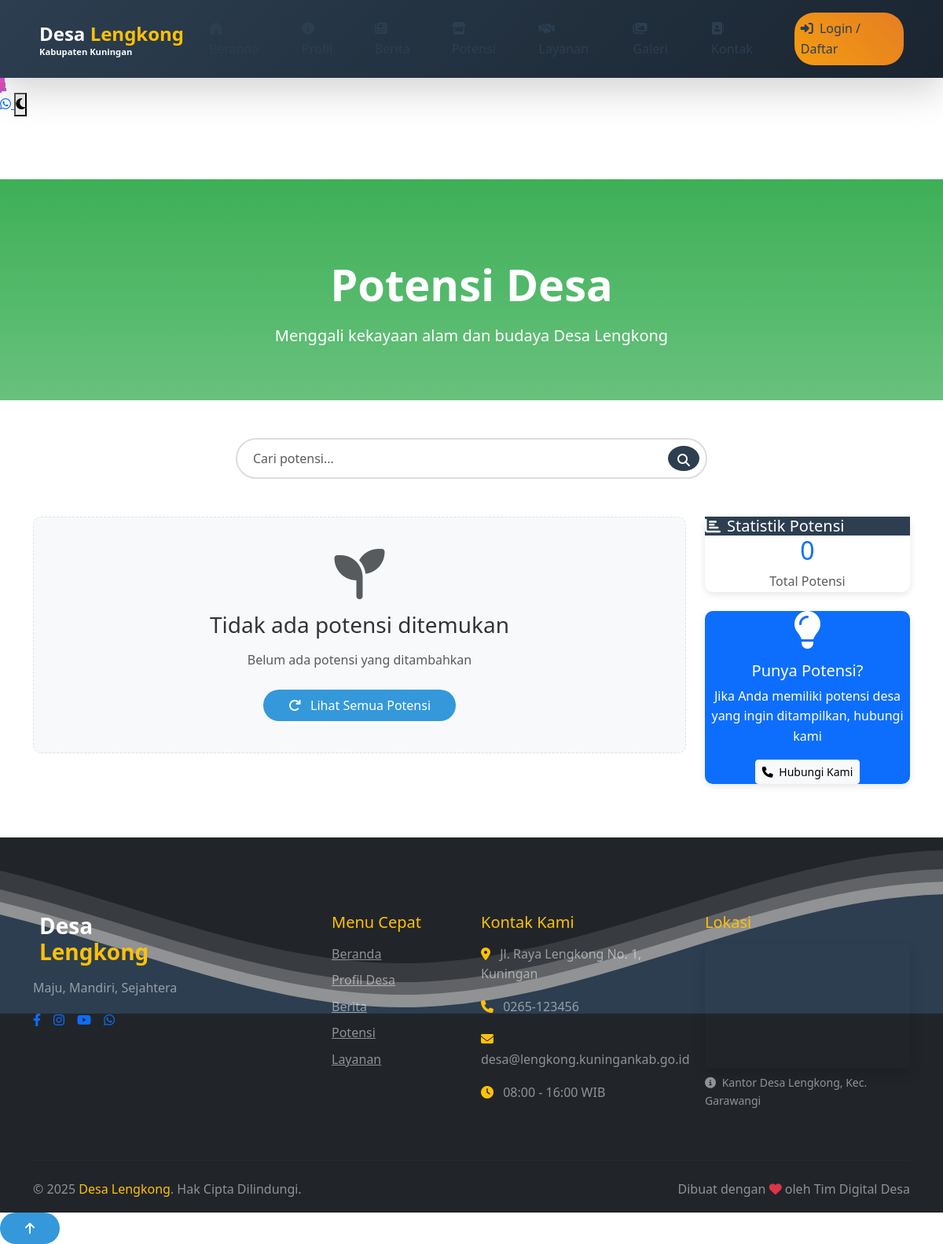
Screenshot of /Lengkong/modules/potensi.php with the database file from the repository.
### tables this page shows
CREATE TABLE `pengaturan` (
  `id` int NOT NULL,
  `nama_desa` varchar(100) DEFAULT 'Desa Lengkong',
  `motto_desa` varchar(255) DEFAULT NULL,
  `alamat_kantor` text,
  `telepon` varchar(20) DEFAULT NULL,
  `email` varchar(100) DEFAULT NULL,
  `website` varchar(100) DEFAULT NULL,
  `facebook` varchar(100) DEFAULT NULL,
  `instagram` varchar(100) DEFAULT NULL,
  `youtube` varchar(100) DEFAULT NULL,
  `whatsapp` varchar(20) DEFAULT NULL,
  `latitude` decimal(10,8) DEFAULT NULL,
  `longitude` decimal(11,8) DEFAULT NULL,
  `tentang_desa` text,
  `sejarah_desa` text,
  `visi` text,
  `misi` text,
  `logo` varchar(255) DEFAULT NULL,
  `favicon` varchar(255) DEFAULT NULL,
  `theme_color` varchar(7) DEFAULT NULL,
  `updated_at` timestamp NULL DEFAULT CURRENT_TIMESTAMP ON UPDATE CURRENT_TIMESTAMP
);

### Lengkong/functions.php (called while the page is built, shortened)
<?php
function get_settings() {
    global $conn;
    $result = mysqli_query($conn, "SELECT * FROM pengaturan LIMIT 1");
    if ($result && mysqli_num_rows($result) > 0) {
        return mysqli_fetch_assoc($result);
    }
    return [
        'nama_desa' => 'Desa Lengkong',
        'motto_desa' => 'Maju, Mandiri, Sejahtera',
        'theme_color' => '#2c3e50',
        'tentang_desa' => 'Desa Lengkong merupakan desa yang berada di Kecamatan Garawangi, Kabupaten Kuningan, Jawa Barat.',
        'alamat_kantor' => 'Jl. Raya Lengkong No. 1, Kuningan',
        'telepon' => '0265-123456',
        'email' => 'desa@lengkong.kuningankab.go.id',
        'whatsapp' => '6281234567890',
        'facebook' => '#',
        'instagram' => '#',
        'youtube' => '#',
        'logo' => ''
    ];
}
?>

### Lengkong/modules/potensi.php (the view, shortened to what this page needs)
<?php
require_once '../config.php';
require_once '../functions.php';
function get_potensi_settings($conn) {
    $default_settings = [
        'nama_desa' => 'Desa Lengkong',
        'alamat' => 'Jl. Desa No. 1',
        'telepon' => '08123456789',
        'logo' => 'default-logo.png',
        'deskripsi' => 'Desa yang kaya akan potensi alam dan budaya'
    ];
    $result = @mysqli_query($conn, "SHOW TABLES LIKE 'pengaturan'");
    if ($result && mysqli_num_rows($result) > 0) {
        $settings_result = mysqli_query($conn, "SELECT * FROM pengaturan LIMIT 1");
        if ($settings_result && mysqli_num_rows($settings_result) > 0) {
            return mysqli_fetch_assoc($settings_result);
        }
    }
    return $default_settings;
}
$settings = get_potensi_settings($conn);
$kategori = isset($_GET['kategori']) ? clean_input($_GET['kategori']) : '';
$search = isset($_GET['cari']) ? clean_input($_GET['cari']) : '';
$kategori_potensi = [
    'pertanian' => 'Pertanian',
    'perkebunan' => 'Perkebunan',
    'peternakan' => 'Peternakan',
    'perikanan' => 'Perikanan',
    'kerajinan' => 'Kerajinan',
    'wisata' => 'Wisata',
    'industri' => 'Industri Rumah Tangga',
    'umum' => 'Umum'
];
$table_columns = [];
$check_columns = @mysqli_query($conn, "SHOW COLUMNS FROM potensi");
if ($check_columns && mysqli_num_rows($check_columns) > 0) {
    while ($column = mysqli_fetch_assoc($check_columns)) {
        $table_columns[] = $column['Field'];
    }
}
$has_kategori_column = in_array('kategori', $table_columns);
$potensi_data = [];
$total_all = 0;
$total_all_query = "SELECT COUNT(*) as total FROM potensi";
$total_all_result = @mysqli_query($conn, $total_all_query);
if ($total_all_result && mysqli_num_rows($total_all_result) > 0) {
    $row = mysqli_fetch_assoc($total_all_result);
    $total_all = $row['total'];
}
?>
<!DOCTYPE html>
<html lang="id">
<head>
    <link href="https://cdn.jsdelivr.net/npm/bootstrap@5.3.0/dist/css/bootstrap.min.css" rel="stylesheet">
    <link rel="stylesheet" href="https://cdnjs.cloudflare.com/ajax/libs/font-awesome/6.4.0/css/all.min.css">
</head>
<body>
    <?php
    if (!file_exists('../includes/header.php')): ?>
    <nav class="navbar navbar-expand-lg navbar-dark bg-success fixed-top">
        <div class="container">
            <a class="navbar-brand" href="../index.php">
                <i class="fas fa-home me-2"></i>
                <?php echo htmlspecialchars($settings['nama_desa']); ?>
            </a>
            <button class="navbar-toggler" type="button" data-bs-toggle="collapse" data-bs-target="#navbarNav">
                <span class="navbar-toggler-icon"></span>
            </button>
            <div class="collapse navbar-collapse" id="navbarNav">
                <ul class="navbar-nav ms-auto">
                    <li class="nav-item"><a class="nav-link" href="../index.php">Beranda</a></li>
                    <li class="nav-item"><a class="nav-link" href="berita.php">Berita</a></li>
                    <li class="nav-item"><a class="nav-link active" href="potensi.php">Potensi</a></li>
                    <li class="nav-item"><a class="nav-link" href="galeri.php">Galeri</a></li>
                    <li class="nav-item"><a class="nav-link" href="kontak.php">Kontak</a></li>
                </ul>
            </div>
        </div>
    </nav>
    <?php else: ?>
        <?php include '../includes/header.php'; ?>
    <?php endif; ?>
    <section class="hero-potensi" style="margin-top: 80px;">
        <div class="container">
            <h1 class="display-4 fw-bold mb-3">Potensi Desa</h1>
            <p class="lead">Menggali kekayaan alam dan budaya <?php echo htmlspecialchars($settings['nama_desa']); ?></p>
        </div>
    </section>
    <main class="py-5">
        <div class="container">
            <div class="row mb-5">
                <div class="col-lg-8 mx-auto">
                    <div class="search-box">
                        <form method="GET" action="">
                            <input type="text"
                                   name="cari"
                                   class="form-control"
                                   placeholder="Cari potensi..."
                                   value="<?php echo htmlspecialchars($search); ?>">
                            <button type="submit" class="btn">
                                <i class="fas fa-search"></i>
                            </button>
                        </form>
                    </div>
                </div>
            </div>
            <div class="row">
                <div class="col-lg-9">
                    <?php if (empty($potensi_data)): ?>
                    <div class="empty-state">
                        <i class="fas fa-seedling fa-4x text-muted mb-3"></i>
                        <h3 class="mb-3">Tidak ada potensi ditemukan</h3>
                        <p class="text-muted mb-4">
                            <?php if ($search): ?>
                                Tidak ada potensi yang sesuai dengan pencarian "<strong><?php echo htmlspecialchars($search); ?></strong>"
                            <?php elseif ($has_kategori_column && $kategori): ?>
                                Tidak ada potensi dalam kategori "<strong><?php echo htmlspecialchars($kategori_potensi[$kategori] ?? $kategori); ?></strong>"
                            <?php else: ?>
                                Belum ada potensi yang ditambahkan
                            <?php endif; ?>
                        </p>
                        <a href="?" class="btn btn-primary">
                            <i class="fas fa-redo me-2"></i> Lihat Semua Potensi
                        </a>
                    </div>
                    <?php endif; ?>
                </div>
                <div class="col-lg-3">
                    <div class="sidebar-card mb-4">
                        <div class="card-header">
                            <h5 class="mb-0">
                                <i class="fas fa-chart-bar me-2"></i>Statistik Potensi
                            </h5>
                        </div>
                        <div class="card-body">
                            <div class="text-center mb-4">
                                <h2 class="text-primary"><?php echo $total_all; ?></h2>
                                <p class="text-muted mb-0">Total Potensi</p>
                            </div>
                        </div>
                    </div>
                    <div class="sidebar-card bg-primary text-white">
                        <div class="card-body text-center">
                            <i class="fas fa-lightbulb fa-3x mb-3"></i>
                            <h5>Punya Potensi?</h5>
                            <p class="mb-3">Jika Anda memiliki potensi desa yang ingin ditampilkan, hubungi kami</p>
                            <?php if (isset($settings['telepon'])): ?>
                            <a href="tel:<?php echo htmlspecialchars($settings['telepon']); ?>" class="btn btn-light btn-sm">
                                <i class="fas fa-phone me-1"></i> Hubungi Kami
                            </a>
                            <?php else: ?>
                            <a href="kontak.php" class="btn btn-light btn-sm">
                                <i class="fas fa-info-circle me-1"></i> Hubungi Kami
                            </a>
                            <?php endif; ?>
                        </div>
                    </div>
                </div>
            </div>
        </div>
    </main>
    <?php
    if (!file_exists('../includes/footer.php')): ?>
    <footer class="bg-dark text-white py-4 mt-5">
        <div class="container">
            <div class="row">
                <div class="col-md-6">
                    <h5><?php echo htmlspecialchars($settings['nama_desa']); ?></h5>
                    <p><?php echo htmlspecialchars($settings['alamat']); ?></p>
                    <?php if (isset($settings['telepon'])): ?>
                    <p><i class="fas fa-phone me-2"></i> <?php echo htmlspecialchars($settings['telepon']); ?></p>
                    <?php endif; ?>
                </div>
                <div class="col-md-6 text-md-end">
                    <p>&copy; <?php echo date('Y'); ?> <?php echo htmlspecialchars($settings['nama_desa']); ?>. All rights reserved.</p>
                </div>
            </div>
        </div>
    </footer>
    <?php else: ?>
        <?php include '../includes/footer.php'; ?>
    <?php endif; ?>
</body>
</html>

### Lengkong/includes/footer.php (shortened to what this page needs)
<?php
$settings = get_settings();
?>
        </div>
    <footer class="footer-section bg-dark text-white pt-5 position-relative overflow-hidden">
        <div class="wave-container position-absolute top-0 start-0 w-100">
        </div>
        <div class="container pt-5 position-relative z-1">
            <div class="row">
                <div class="col-lg-4 mb-4" data-aos="fade-up">
                    <div class="footer-brand mb-3">
                        <div class="d-flex align-items-center mb-3">
                            <div>
                                <h3 class="text-white fw-bold mb-0">Desa</h3>
                                <h3 class="text-warning fw-bold mb-0">Lengkong</h3>
                            </div>
                        </div>
                        <p class="text-white-50"><?php echo htmlspecialchars($settings['motto_desa']); ?></p>
                    </div>
                    <div class="social-icons d-flex gap-3">
                        <a href="<?php echo $settings['facebook'] ?? '#'; ?>" class="social-icon facebook animate-hover" target="_blank">
                            <i class="fab fa-facebook-f"></i>
                        </a>
                        <a href="<?php echo $settings['instagram'] ?? '#'; ?>" class="social-icon instagram animate-hover" target="_blank">
                            <i class="fab fa-instagram"></i>
                        </a>
                        <a href="<?php echo $settings['youtube'] ?? '#'; ?>" class="social-icon youtube animate-hover" target="_blank">
                            <i class="fab fa-youtube"></i>
                        </a>
                        <a href="https://wa.me/<?php echo $settings['whatsapp'] ?? '6281234567890'; ?>" class="social-icon whatsapp animate-hover" target="_blank">
                            <i class="fab fa-whatsapp"></i>
                        </a>
                    </div>
                </div>
                <div class="col-lg-2 mb-4" data-aos="fade-up" data-aos-delay="100">
                    <h5 class="text-warning mb-3">Menu Cepat</h5>
                    <ul class="list-unstyled">
                        <li class="mb-2"><a href="index.php" class="text-white-50 hover-link">Beranda</a></li>
                        <li class="mb-2"><a href="modules/profil.php" class="text-white-50 hover-link">Profil Desa</a></li>
                        <li class="mb-2"><a href="modules/berita.php" class="text-white-50 hover-link">Berita</a></li>
                        <li class="mb-2"><a href="modules/potensi.php" class="text-white-50 hover-link">Potensi</a></li>
                        <li class="mb-2"><a href="modules/layanan.php" class="text-white-50 hover-link">Layanan</a></li>
                    </ul>
                </div>
                <div class="col-lg-3 mb-4" data-aos="fade-up" data-aos-delay="200">
                    <h5 class="text-warning mb-3">Kontak Kami</h5>
                    <ul class="list-unstyled">
                        <li class="mb-3">
                            <i class="fas fa-map-marker-alt text-warning me-2"></i>
                            <span class="text-white-50"><?php echo htmlspecialchars($settings['alamat_kantor']); ?></span>
                        </li>
                        <li class="mb-3">
                            <i class="fas fa-phone text-warning me-2"></i>
                            <span class="text-white-50"><?php echo htmlspecialchars($settings['telepon']); ?></span>
                        </li>
                        <li class="mb-3">
                            <i class="fas fa-envelope text-warning me-2"></i>
                            <span class="text-white-50"><?php echo htmlspecialchars($settings['email']); ?></span>
                        </li>
                        <li class="mb-3">
                            <i class="fas fa-clock text-warning me-2"></i>
                            <span class="text-white-50">08:00 - 16:00 WIB</span>
                        </li>
                    </ul>
                </div>
                <div class="col-lg-3 mb-4" data-aos="fade-up" data-aos-delay="300">
                    <h5 class="text-warning mb-3">Lokasi</h5>
                    <div class="footer-map rounded overflow-hidden shadow">
                        <iframe src="https://www.google.com/maps/embed?pb=!1m18!1m12!1m3!1d3960.2383229124256!2d108.485214!3d-6.982822!2m3!1f0!2f0!3f0!3m2!1i1024!2i768!4f13.1!3m3!1m2!1s0x2e6f169c8d3d3b3d%3A0x301e8f1fc28b8d0!2sKuningan%2C%20Jawa%20Barat!5e0!3m2!1sid!2sid!4v1629783456789!5m2!1sid!2sid"
                                width="100%"
                                height="150"
                                style="border:0;"
                                allowfullscreen=""
                                loading="lazy">
                        </iframe>
                    </div>
                    <p class="text-white-50 small mt-2">
                        <i class="fas fa-info-circle me-1"></i>
                        Kantor Desa Lengkong, Kec. Garawangi
                    </p>
                </div>
            </div>
            <hr class="my-4" style="border-color: rgba(255,255,255,0.1);">
            <div class="row">
                <div class="col-md-6 mb-3" data-aos="fade-right">
                    <p class="mb-0 text-white-50">
                        &copy; <?php echo date('Y'); ?>
                        <span class="text-warning"><?php echo htmlspecialchars($settings['nama_desa']); ?></span>.
                        Hak Cipta Dilindungi.
                    </p>
                </div>
                <div class="col-md-6 text-md-end" data-aos="fade-left">
                    <p class="mb-0 text-white-50">
                        Dibuat dengan <i class="fas fa-heart text-danger heartbeat"></i>
                        oleh Tim Digital Desa
                    </p>
                </div>
            </div>
        </div>
    </footer>
    <button class="btn btn-primary back-to-top animate__animated animate__fadeInUp">
        <i class="fas fa-arrow-up"></i>
    </button>
</body>
</html>

### rows the page displays
pengaturan: nama_desa "Desa Lengkong", motto_desa "Maju, Mandiri, Sejahtera", alamat_kantor "Jl. Raya Lengkong No. 1, Kuningan", telepon "0265-123456", email "desa@lengkong.kuningankab.go.id"

### other values shown
$total_all "0"
